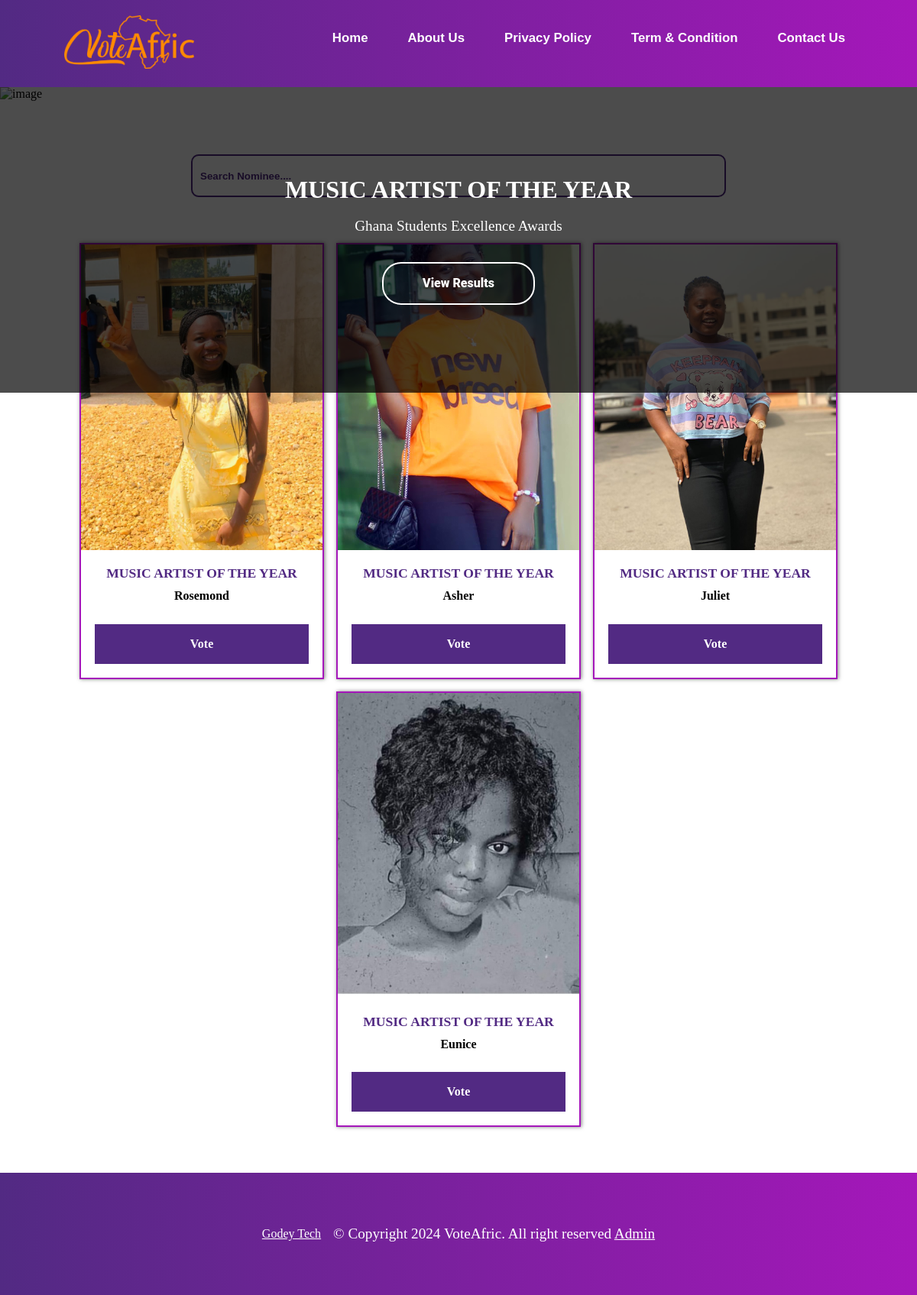
Page /payment/nominee/MUSICARTISTOFTHEYEAR2024/ on the committed database.
### vote/models.py (models this page shows, shortened)
class SubCategory(models.Model):
    category = models.ForeignKey(Category, on_delete=models.CASCADE)
    content = models.CharField(max_length=100)
    slug = models.SlugField(unique=True)
    date = models.DateTimeField(timezone.now)
    class Meta:
        verbose_name_plural = "sub categories"
        ordering = ('-date',)

class Category(models.Model):
    award = models.CharField(max_length=100)
    title = models.CharField(max_length=100, null=True)
    image = models.ImageField(upload_to="category")
    slug = models.SlugField(unique=True)
    date_added = models.DateTimeField('date added', null=True)
    end_date = models.DateTimeField('end date', null=True)
    class Meta:
        verbose_name_plural = "categories"
        ordering = ('-date_added',)
    def __str__(self):
        return self.award

### payment/models.py (models this page shows, shortened)
class Nominees(models.Model):
    category = models.ForeignKey(Category, on_delete=models.CASCADE, null=True)
    sub_category = models.ForeignKey(SubCategory, on_delete=models.CASCADE, null=True)
    name = models.CharField(max_length=100)
    image = models.ImageField(upload_to="nominees")
    slug = models.SlugField(unique=True, null=True)
    total_vote = models.IntegerField(default=0, null=True)
    can_vote = models.BooleanField(default=True)
    can_see_result = models.BooleanField(default=True)
    date_added = models.DateTimeField('date added', null=True)
    end_date = models.DateTimeField('end date', null=True)
    class Meta:
        verbose_name_plural = "nominees"
        ordering = ('-total_vote',)

### payment/views.py (the view)
# urls.py: path('nominee/<slug:nominee_slug>/', views.nominees, name='nominee_detail'),
def nominees(request, nominee_slug):
    sub_category = None
    nominees = Nominees.objects.all()
    current_time = timezone.now()
    if nominee_slug:
        sub_category = get_object_or_404(SubCategory, slug=nominee_slug)
        nominees = nominees.filter(sub_category=sub_category)
    context = {
        'sub_category': sub_category,
        'nominees': nominees,
        'current_time': current_time,
        'title': 'Nominees',
    }
    return render(request, 'payment/nomineesPage.html', context)

### payment/templates/payment/nomineesPage.html (shortened to what this page needs)
{% extends 'vote/base.html' %}
{% load static %}
{% block content %}
<div class="banners">
    <img src="{% static 'vote/img/award-banner.jpg' %}" alt="image">
    <div class="banners-content">
        <h1>{% if sub_category %}{{ sub_category.content }}{% else %}Award Name{% endif %}</h1>
        <br>
        <p>{% if sub_category %}{{ sub_category.category }}{% else %}Award Name{% endif %}</p>
        <div class="button">
            <a href="{% url 'result' sub_category.slug %}">View Results</a>
        </div>
    </div>
</div>
<div style="justify-content: center; text-align:center; padding: 5px;">
</div>
  <div class="search-bar-section">
      <form action="">
        <input type="search" name="search" id="search" placeholder="Search Nominee....">
    </form>
  </div>
<section class="nominees-section-container content">
    <div class="nominees-container">
        {% for n in nominees %}
        <div class="nominees">
            <img src="{{ n.image.url }}" alt="image" loading="lazy">
            <div class="nominees-detail">
                <h2>{{ n.sub_category.content }}</h2>
                <h3>{{ n.name }}</h3>
                <div class="vote-button">
                    {% if current_time > n.end_date %}
                    <a href="{% url 'vote-page' n.slug %}">Vote</a>
                    {% else %}
                    <h3>Voting has ended.</h3>
                    {% endif %}
                </div>
            </div>
        </div>
        {% endfor %}
    </div>
</section>
{% endblock content %}

### vote/static/vote/style.css (style rules this page uses)
* { padding: 0; margin: 0; text-decoration: none; list-style: none; box-sizing: border-box; }
:root { --voiletColor: #522a83; --orangeColor: #fb812b; --whiteColor: #fff; }
.search-bar-section { padding-top: 5%; }
.search-bar-section form { display: flex; justify-content: center; align-items: center; padding:0 5%; }
.search-bar-section input { width: 100%; max-width: 700px; height: 7vh; outline: none; border: solid 2px #522a83; padding: 10px; border-radius: 10px; color: var(--voiletColor); }
.search-bar-section input::placeholder { color: var(--voiletColor); font-weight: 700; }
.banners { position: relative; }
.banners img { width: 100%; height: 50vh; object-fit: cover; }
.banners-content { position: absolute; top: 0; background-color: rgba(0, 0, 0, 0.7); display: flex; flex-direction: column; justify-content: center; align-items: center; width: 100%; height: 50vh; color: var(--whiteColor); text-align: center; padding: 0 10px; }
.banners-content p { font-size: 1.2rem; }
.award-category-section, .nominees-section-container { padding: 5% 6%; }
.award-category-container, .nominees-container { display: flex; justify-content: center; flex-wrap: wrap; gap: 1rem; }
.category, .nominees { width: 100%; max-width: 320px; min-height: 40vh; background-color: var(--whiteColor); border: solid 2px #a517ba; box-shadow: 1px 0 5px rgba(0, 0, 0, 0.5); transition: transform 0.5s; }
.nominees img { width: 100%; height: 50vh; object-fit: cover; }
.category-details, .nominees-detail { display: flex; padding-top: 5%; align-items: center; flex-direction: column; }
.category-details h2, .nominees-detail h2 { font-size: 1.1rem; color: var(--voiletColor); text-align: center; }
.category-details h3, .nominees-detail h3 { font-size: 1rem; padding: 10px; text-align: center; }
.vote-button { width: 100%; padding: 5%; }
.vote-button a { padding: 10px 25px; font-weight: 500; background-color: var(--voiletColor); cursor: pointer; transition: all 0.3s ease; position: relative; display: flex; align-items: center; justify-content: center; width: 100%; min-height: 7vh; text-align: center; border: 2px solid rgb(255, 255, 255); z-index: 0; color: var(--whiteColor); font-weight: 900; }
.vote-button a:after { position: absolute; content: ""; width: 100%; height: 0; bottom: 0; left: 0; z-index: -1; background: var(--orangeColor); transition: all 0.3s ease; border-radius: 25px; }
.button { display: flex; justify-content: center; margin-top: 3%; width: 100%; max-width: 200px; align-items: center; }
.button a { padding: 10px 25px; font-family: "Roboto", sans-serif; font-weight: 500; background: transparent; outline: none !important; cursor: pointer; transition: all 0.3s ease; position: relative; display: flex; align-items: center; justify-content: center; width: 100%; min-height: 7vh; text-align: center; border-radius: 25px; border: 2px solid rgb(255, 255, 255); z-index: 0; color: white; font-weight: 900; }
.button a:after { position: absolute; content: ""; width: 100%; height: 0; bottom: 0; left: 0; z-index: -1; background: rgb(255, 255, 255); transition: all 0.3s ease; border-radius: 25px; }

### rows in the picture
SubCategory: content "MUSIC ARTIST OF THE YEAR", category "Ghana Students Excellence Awards"
Nominees: image (picture), sub_category.content "MUSIC ARTIST OF THE YEAR", name "Rosemond", shows "Vote"
Nominees: image (picture), sub_category.content "MUSIC ARTIST OF THE YEAR", name "Asher", shows "Vote"
Nominees: image (picture), sub_category.content "MUSIC ARTIST OF THE YEAR", name "Juliet", shows "Vote"
Nominees: image (picture), sub_category.content "MUSIC ARTIST OF THE YEAR", name "Eunice", shows "Vote"
